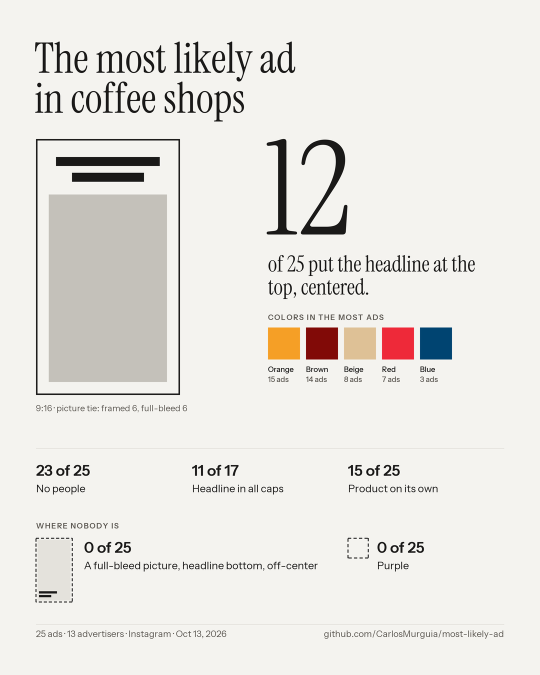
#> input picture examples/coffee-shops-card.png, 1080 x 1350 px (shown at 1/2 size)
$ python palette.py ../../../examples
#> lines starting #> are read from the running program, lines starting #| are printed output that depends on the picture
#!/usr/bin/env python3
"""
palette.py: extract the dominant colors of each ad image.

Usage:
    python3 palette.py <image-folder> [--colors 5] [--out palettes.csv]

Writes one row per image: file, aspect (9:16 · 4:5 · 1:1 · 1.91:1 · other), colors (hex, largest share first), shares (%),
families (color family of each color). Requires Pillow (pip install pillow).
"""
import argparse
import colorsys
import csv
import os
import sys

try:
    from PIL import Image
except ImportError:
    sys.exit("palette.py needs Pillow: pip install pillow")

EXTS = (".jpg", ".jpeg", ".png", ".webp")


def family(rgb):
    """Name the color family of an (r, g, b) tuple. Shared with tally.py."""
    r, g, b = (c / 255 for c in rgb)
    h, l, s = colorsys.rgb_to_hls(r, g, b)
    if l < 0.15:
        return "black"
    if l > 0.93 or (l > 0.88 and s < 0.35):
        return "white"
    if s < 0.18:
        return "gray"
    hue = h * 360
    if (hue < 50 or hue >= 345) and (l < 0.3 or (l < 0.42 and s < 0.85)):
        return "brown"
    if l > 0.72 and s < 0.6 and 20 <= hue < 65:
        return "beige"
    if hue < 15 or hue >= 345:
        return "red"
    if hue < 45:
        return "orange"
    if hue < 70:
        return "yellow"
    if hue < 165:
        return "green"
    if hue < 200:
        return "teal"
    if hue < 255:
        return "blue"
    if hue < 290:
        return "purple"
    return "pink"


def aspect(w, h):
    r = w / h
    for name, val in [("9:16", 9 / 16), ("4:5", 4 / 5), ("1:1", 1.0), ("1.91:1", 1.91)]:
        if abs(r - val) / val < 0.06:
            return name
    return "other"


def palette(path, n=5):
#> called with path = '../../../examples/coffee-shops-card.png', n = 5
    img = Image.open(path).convert("RGB")
#> img is the input picture: PIL image 1080x1350 RGB; mean R, G, B 232.1, 229.9, 225.6
    size = img.size
#> size = (1080, 1350)
    img.thumbnail((200, 200))
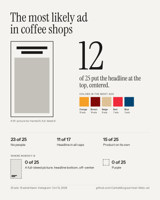
#> img: PIL image 160x200 RGB; mean R, G, B 232, 229.9, 225.6
    q = img.quantize(colors=n, method=Image.Quantize.MEDIANCUT)
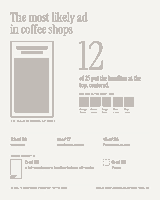
#> q: PIL image 160x200 P; mean R, G, B 235.6, 233.8, 229.6
    pal = q.getpalette()[: n * 3]
#> pal = [247, 246, 242, 245, 243, 240, 244, 243, 239, 243, 243, 239, 193, 187, 182]
    counts = sorted(q.getcolors(), reverse=True)  # (count, index)
#> counts = [(22027, 2), (5355, 4), (2253, 3), (1641, 0), (724, 1)]
    total = sum(c for c, _ in counts)
#> total = 32000
    out = []
    for count, idx in counts:
        rgb = tuple(pal[idx * 3: idx * 3 + 3])
        out.append(("#%02x%02x%02x" % rgb, round(100 * count / total), family(rgb)))
#> this loop made 5 passes
#> (count, idx, rgb, r in family, g in family, b in family, h in family, l in family) on passes 1 to 5: (22027, 2, (244, 243, 239), 0.957, 0.953, 0.937, 0.133, 0.947), (5355, 4, (193, 187, 182), 0.757, 0.733, 0.714, 0.0758, 0.735), (2253, 3, (243, 243, 239), 0.953, 0.953, 0.937, 0.167, 0.945), (1641, 0, (247, 246, 242), 0.969, 0.965, 0.949, 0.133, 0.959), (724, 1, (245, 243, 240), 0.961, 0.953, 0.941, 0.1, 0.951)
#> after the loop, out = [('#f4f3ef', 69, 'white'), ('#c1bbb6', 17, 'gray'), ('#f3f3ef', 7, 'white'), ('#f7f6f2', 5, 'white'), ('#f5f3f0', 2, 'white')]
    return out, aspect(*size)


def main():
    ap = argparse.ArgumentParser()
    ap.add_argument("folder")
    ap.add_argument("--colors", type=int, default=5)
    ap.add_argument("--out", default="palettes.csv")
    a = ap.parse_args()
    files = sorted(f for f in os.listdir(a.folder) if f.lower().endswith(EXTS))
    if not files:
        sys.exit(f"No images in {a.folder}")
    with open(a.out, "w", newline="") as fh:
        w = csv.writer(fh)
        w.writerow(["file", "aspect", "colors", "shares", "families"])
        for f in files:
            p, asp = palette(os.path.join(a.folder, f), a.colors)
            w.writerow([f, asp, ";".join(c for c, _, _ in p), ";".join(str(s) for _, s, _ in p),
                        ";".join(fam for _, _, fam in p)])
#> pass 2 of the loop in main, `for f in files:`:
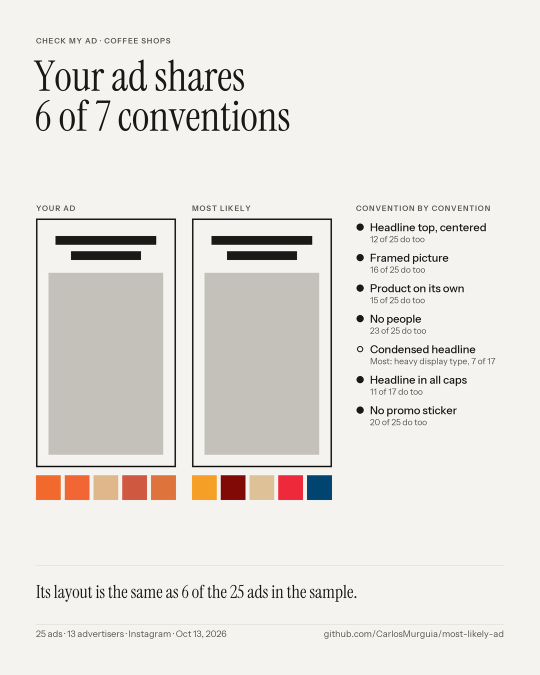
#> input picture examples/coffee-shops-check.png, 1080 x 1350 px (shown at 1/2 size)
#> in palette, img is the input picture: PIL image 1080x1350 RGB; mean R, G, B 230, 227.3, 222.5
#> in palette (call 2), `img.thumbnail((200, 200))`:
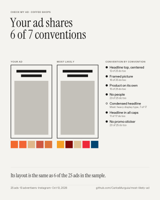
#> img: PIL image 160x200 RGB; mean R, G, B 230, 227.2, 222.5
#> in palette (call 2), `q = img.quantize(colors=n, method=Image.Quantize.MEDIANCUT)`:
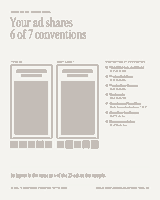
#> q: PIL image 160x200 P; mean R, G, B 233, 230.7, 226.2
#> pal = [247, 247, 243, 245, 243, 239, 244, 243, 239, 243, 243, 238, 196, 189, 183]
#> counts = [(19493, 2), (7457, 4), (2192, 0), (2162, 3), (696, 1)]
#> the loop in palette (call 2), `for count, idx in counts:` made 5 passes
#> (count, idx, rgb, r in family, g in family, b in family, h in family, l in family) on passes 1 to 5: (19493, 2, (244, 243, 239), 0.957, 0.953, 0.937, 0.133, 0.947), (7457, 4, (196, 189, 183), 0.769, 0.741, 0.718, 0.0769, 0.743), (2192, 0, (247, 247, 243), 0.969, 0.969, 0.953, 0.167, 0.961), (2162, 3, (243, 243, 238), 0.953, 0.953, 0.933, 0.167, 0.943), (696, 1, (245, 243, 239), 0.961, 0.953, 0.937, 0.111, 0.949)
#> after the loop in palette (call 2), `for count, idx in counts:`: out = [('#f4f3ef', 61, 'white'), ('#c4bdb7', 23, 'gray'), ('#f7f7f3', 7, 'white'), ('#f3f3ee', 7, 'white'), ('#f5f3ef', 2, 'white')]
    print(f"{len(files)} images → {a.out}")


if __name__ == "__main__":
    main()
